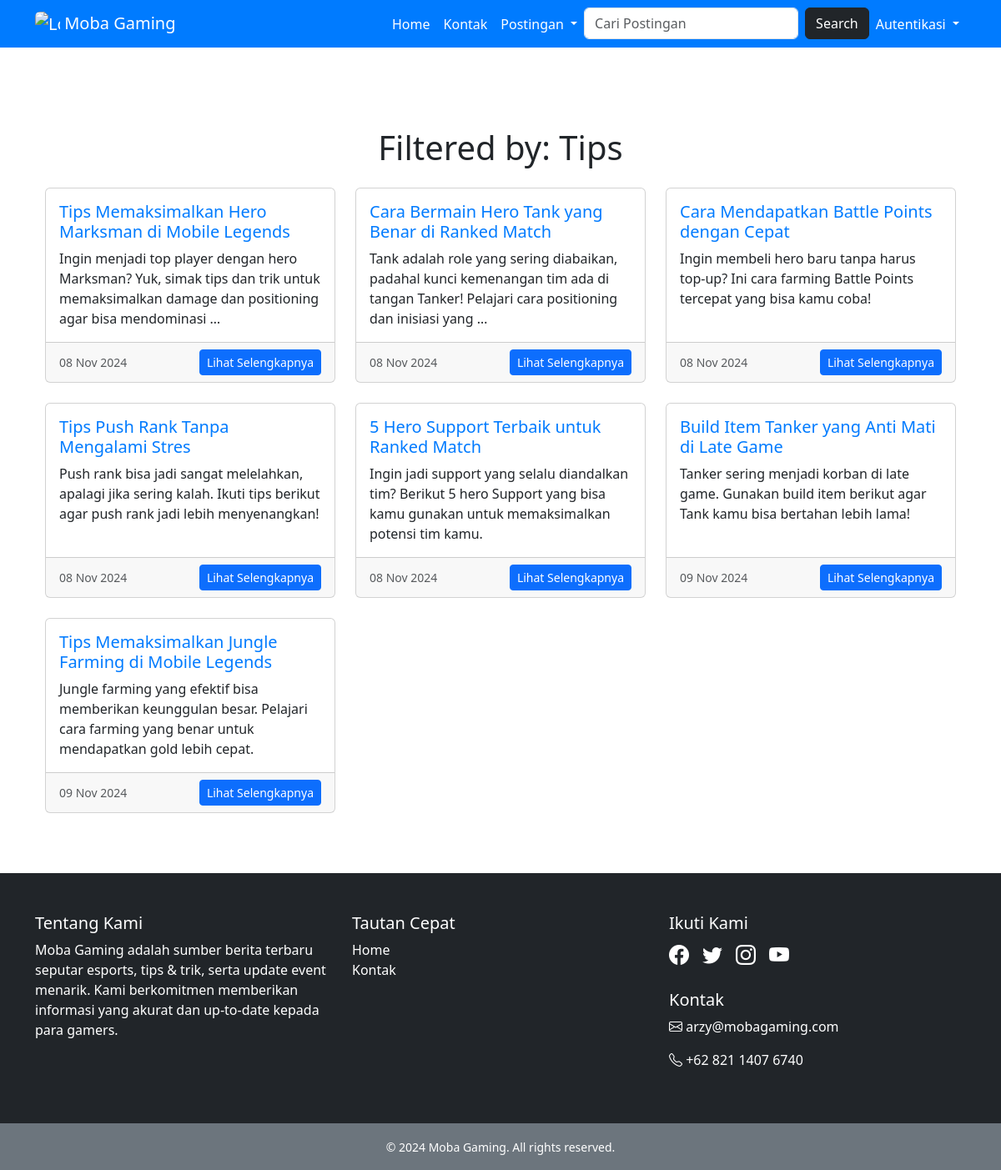
Page /tips on the committed database.
### berita/models.py (models this page shows, shortened)
class Post(models.Model):
    BERITA = 'berita'
    TURNAMEN = 'turnamen'
    BURSA_TRANSFER = 'bursa_transfer'
    TIPS = 'tips'
    CATEGORY_CHOICES = [
        (BERITA, 'Berita'),
        (TURNAMEN, 'Turnamen'),
        (TIPS, 'Tips'),
        (BURSA_TRANSFER, 'Bursa Transfer'),
    ]
    title = models.CharField(max_length=100)
    content = models.TextField()
    category = models.CharField(
        max_length=50,
        choices=CATEGORY_CHOICES,
        default=BERITA,  # Default kategori adalah Berita
    )
    slug = models.SlugField(max_length=200, unique=True, blank=True, null=True)
    created_at = models.DateField(auto_now_add=True)

### berita/views.py (the view)
# urls.py: path('tips', views.tips, name='tips'),
def tips(request):
    posts = Post.objects.filter(category="tips")
    return render(request, 'tips.html', {'posts': posts})

### berita/templates/tips.html
{% extends 'base.html' %} {% block content %} {% load static %}
<div class="container mt-5">
  <h1 class="text-center mb-4">Filtered by: Tips</h1>
  <div class="row">
    {% for post in posts %}
    <div class="col-md-4 mb-4">
      <div class="card h-100">
        <div class="card-body d-flex flex-column">
          <h5 class="card-title">
            <a href="{% url 'detail' post.slug %}" style="text-decoration: none; color: #007bff"> {{ post.title }} </a>
          </h5>
          <p class="card-text">{{ post.content|truncatewords:20 }}</p>
        </div>
        <div class="card-footer text-muted d-flex justify-content-between align-items-center">
          <small>{{ post.created_at|date:"d M Y" }}</small>
          <a href="{% url 'detail' post.slug %}" class="btn btn-primary btn-sm">Lihat Selengkapnya</a>
        </div>
      </div>
    </div>
    {% empty %}
    <div class="col-12 text-center text-muted">
      <p>Belum ada postingan berita.</p>
    </div>
    {% endfor %}
  </div>
</div>
{% endblock %}

### berita/templates/base.html (style rules this page uses)
* { font-family: system-ui, -apple-system, BlinkMacSystemFont, "Segoe UI", Roboto, Oxygen, Ubuntu, Cantarell, "Open Sans", "Helvetica Neue", sans-serif; }
body { display: flex; flex-direction: column; min-height: 100vh; }

### rows in the picture
Post: title "Tips Memaksimalkan Hero Marksman di Mobile Legends", content "Ingin menjadi top player dengan hero Marksman? Yuk, simak tips dan trik untuk memaksimalkan damage dan positioning agar bisa mendominasi …", created_at "08 Nov 2024"
Post: title "Cara Bermain Hero Tank yang Benar di Ranked Match", content "Tank adalah role yang sering diabaikan, padahal kunci kemenangan tim ada di tangan Tanker! Pelajari cara positioning dan inisiasi yang …", created_at "08 Nov 2024"
Post: title "Cara Mendapatkan Battle Points dengan Cepat", content "Ingin membeli hero baru tanpa harus top-up? Ini cara farming Battle Points tercepat yang bisa kamu coba!", created_at "08 Nov 2024"
Post: title "Tips Push Rank Tanpa Mengalami Stres", content "Push rank bisa jadi sangat melelahkan, apalagi jika sering kalah. Ikuti tips berikut agar push rank jadi lebih menyenangkan!", created_at "08 Nov 2024"
Post: title "5 Hero Support Terbaik untuk Ranked Match", content "Ingin jadi support yang selalu diandalkan tim? Berikut 5 hero Support yang bisa kamu gunakan untuk memaksimalkan potensi tim kamu.", created_at "08 Nov 2024"
Post: title "Build Item Tanker yang Anti Mati di Late Game", content "Tanker sering menjadi korban di late game. Gunakan build item berikut agar Tank kamu bisa bertahan lebih lama!", created_at "09 Nov 2024"
Post: title "Tips Memaksimalkan Jungle Farming di Mobile Legends", content "Jungle farming yang efektif bisa memberikan keunggulan besar. Pelajari cara farming yang benar untuk mendapatkan gold lebih cepat.", created_at "09 Nov 2024"
